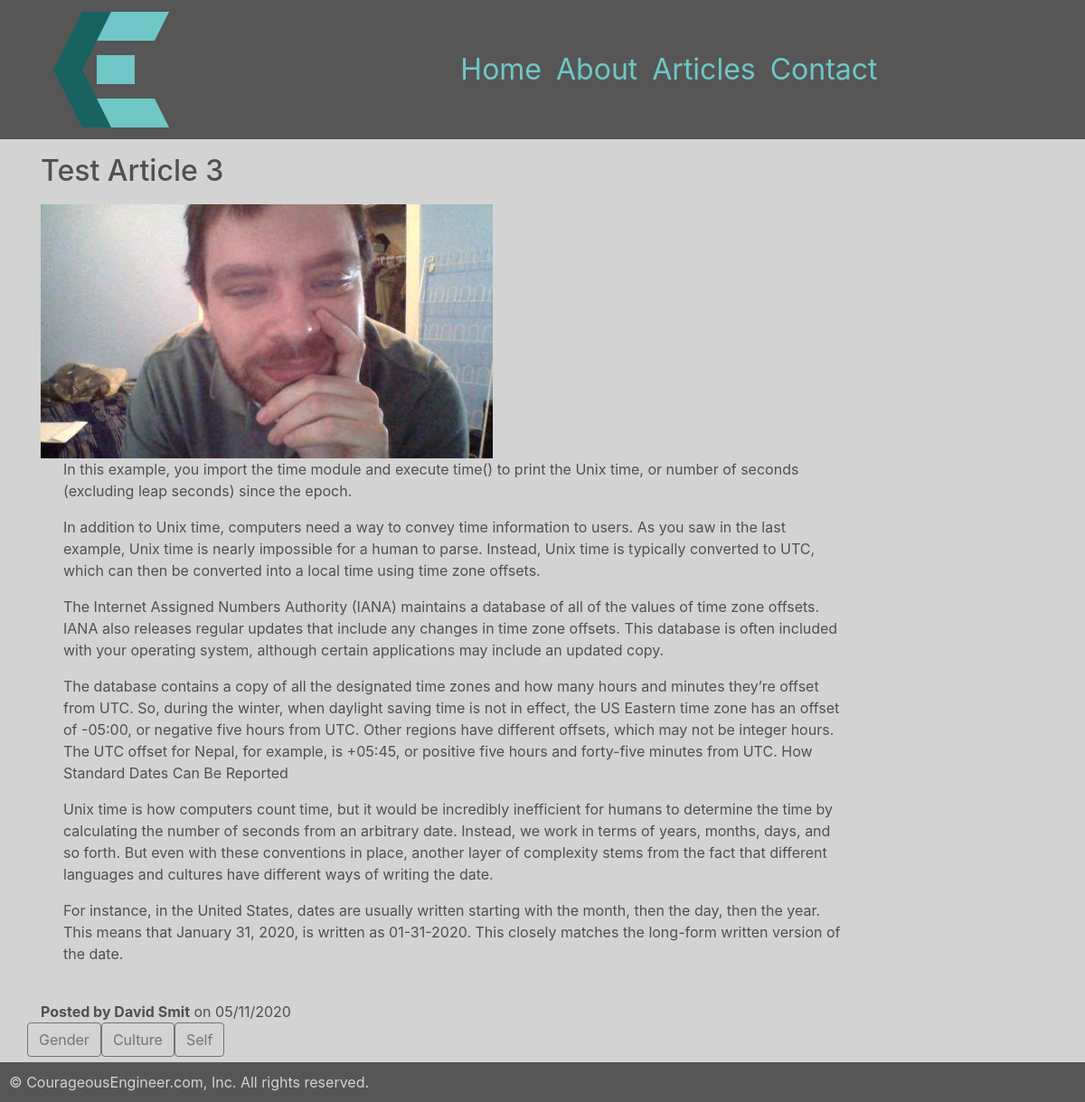
The page /articles/2 on the database its author committed.
### chrissmit/services/db_models.py (models this page shows, shortened)
class ArticleEdits(db.Model):
    id = db.Column(db.Integer, primary_key=True)
    article_id = db.Column(db.Integer, db.ForeignKey('article.id'), nullable=False,)
    is_edited = db.Column(db.Boolean, default=False,)
    is_ready_for_release = db.Column(db.Boolean, default=False,)
    user_id = db.Column(db.Integer, db.ForeignKey('user.id'), nullable=False)
    edited = db.Column(db.DateTime, nullable=True, default=datetime.utcnow)
    title = db.Column(db.String(100), nullable=False,)
    preview = db.Column(db.String(200), nullable=False)
    image_file = db.Column(db.String(100), default='default.png')
    content = db.Column(db.Text, nullable=False)
    tags = db.relationship('EditTags', backref='edit')

class User(db.Model, UserMixin):
    id = db.Column(db.Integer, primary_key=True, )
    authorization_level = db.Column(db.String(60), nullable=False, )
    linkedin = db.Column(db.String(100),)
    full_name = db.Column(db.String(45), unique=False, nullable=False,)
    twitter_handle = db.Column(db.String(20), unique=True, nullable=True,)
    email = db.Column(db.String(120), unique=True, nullable=False, )
    image_file = db.Column(db.String(20), nullable=False, default='default.svg', )
    password = db.Column(db.String(60), nullable=False, )
    articles = db.relationship('Article', backref='author', lazy=True)
    edits = db.relationship('ArticleEdits', backref='author', lazy=True)
    content = db.Column(db.Text, nullable=False)

class EditTags(db.Model):
    id = db.Column(db.Integer, primary_key=True)
    edit_id = db.Column(db.Integer, db.ForeignKey('article_edits.id'))
    tag_id = db.Column(db.Integer, db.ForeignKey('tags.id'))

class Tags(db.Model):
    id = db.Column(db.Integer, primary_key=True)
    desc = db.Column(db.String(20), nullable=False)

### chrissmit/views/article_views.py (the view)
@blueprint.route('/articles/<article_id>')
def read_article(article_id):
    current_article = article.get_full_article(article_id)
    tags = article.get_edit_tags(current_article.current_edit_id)
    return render_template(
        template_name_or_list='articles/read.html',
        website_title=current_article.title,
        content=current_article,
        release=False,
        suggest_edit=current_user.is_authenticated,
        go_to_latest = False,
        nav_data=navigation.data(),
        tags=tags,
        display_posted = article.is_display_posted(current_article),
    )

### chrissmit/services/article.py (called while the page is built)
def get_full_article(id):
    full_article = full_article_data()
    return full_article.filter(Article.id==int(id)).first()

def get_last(number=4, desc=True):
    full_article = full_article_data()
    if desc:
        return full_article.filter(Article.is_released==True).order_by(Article.posted.desc()).limit(number).all()
    return full_article.filter(Article.is_released==True).limit(number).all()

def get_edit_tags(edit_id):
    tag_data = full_tag()
    return tag_data.filter(
        EditTags.edit_id == edit_id
    ).all()

def full_tag():
    return db.session.query(
        EditTags.tag_id, Tags.desc
    ).join(
        Tags,
        Tags.id == EditTags.tag_id
    )

def full_article_data():
    fields = full_data_fields()
    return fields.join(
        ArticleEdits,
        Article.current_edit_id == ArticleEdits.id,
    ).join(
        User,
        Article.author_id == User.id
    )

def full_data_fields():
    return db.session.query(
        ArticleEdits.id,
        ArticleEdits.article_id,
        Article.posted,
        Article.edited,
        Article.is_released,
        Article.author_id,
        Article.current_edit_id,
        ArticleEdits.title,
        ArticleEdits.preview,
        ArticleEdits.content,
        ArticleEdits.image_file,
        ArticleEdits.user_id,
        ArticleEdits.is_edited,
        ArticleEdits.is_ready_for_release,
        ArticleEdits.edited,
        Article.author_id,
        User.full_name,
    )

def is_display_posted(content):
    if not content.posted:
        return content.posted
    return content.posted > content.edited

### chrissmit/services/navigation.py (called while the page is built)
def data():
    return {
        'articles':article.get_last(4),
        'authors':profile.get_all(),
    }

### chrissmit/services/profile.py (called while the page is built)
def get_all():
    return User.query.all()

### chrissmit/templates/articles/read.html (shortened to what this page needs)
{% extends "shared/_layout.html" %}
{% block main_content %}
{% if content %}
    <h2>{{ content.title }}</h2>
    <div class="row">
        <div class="col-sm-12">
            {% if content.image_file %}
                <img src="{{ '/static/img/articles/' + content.image_file }}" alt="{{ content.image_file }}">
            {% endif %}
        </div>
    </div>
    <article>
        {% for paragraph in content.content.split('</p>') %}
            <p >
                {{ paragraph }}
            </p>
        {% endfor %}
    </article>
    <br>
    {% if display_posted %}
    <strong>Posted by {{ content.full_name }}</strong> on
        {{ content.posted.strftime('%m/%d/%Y') }}
    {% else %}
        <strong>Edited by {{ content.full_name }}</strong> on
        {{ content.edited.strftime('%m/%d/%Y') }}
    {% endif %}
    <div class="row">
        {% for tag in tags %}
            <a href="{{ url_for('navigation_views.article_by_tag',tag=tag.tag_id) }}" class="btn btn-outline-secondary"> {{ tag.desc }}</a>
        {% endfor %}
    </div>
{% endif %}
{%  endblock %}

### chrissmit/static/css/site.css (style rules this page uses)
:root { --backgroundColor: lightgrey; --primaryFontColor: rgba(80,80,80,1); --navBackgroundColor: rgba(80,80,80,0.95); --navDropDownBackgroundColor: rgba(80,80,80,0.8); --navDropDownText: lightgrey; --lightAccent: #6FC7C7; --darkAccent: #186262; }
html { background-color: var(--backgroundColor); font-size: 22px; }
@media screen and (min-width: 320px) { html { font-size: calc(22px + 6 * ((100vw - 320px) / 680)); --cardWidth: 25rem; --cardHeight: 25rem; --cardPic: 20rem; } }
@media screen and (min-width: 1000px) { html { font-size: 16px; --cardWidth: 18rem; --cardHeight: 22rem; --cardPic: 10rem; } }
body { background-color: var(--backgroundColor); position: relative; min-height: calc(100vh - 160px); }
h2 { color: var(--primaryFontColor); padding-top: 10px; padding-bottom: 10px; }
p { padding-left: 25px; padding-right: 25px; }
a { color: var(--darkAccent); }

### rows shown on the page
ArticleEdits: title "Test Article 3", image_file (picture)
User: full_name "David Smit"
EditTags: desc "Gender"
EditTags: desc "Culture"
EditTags: desc "Self"

### other values the page prints
{{ paragraph }} "In this example, you import the time module and execute time() to print the Unix time, or number of seconds (excluding leap seconds) since the epoch."
{{ content.posted.strftime('%m/%d/%Y') }} "05/11/2020"
